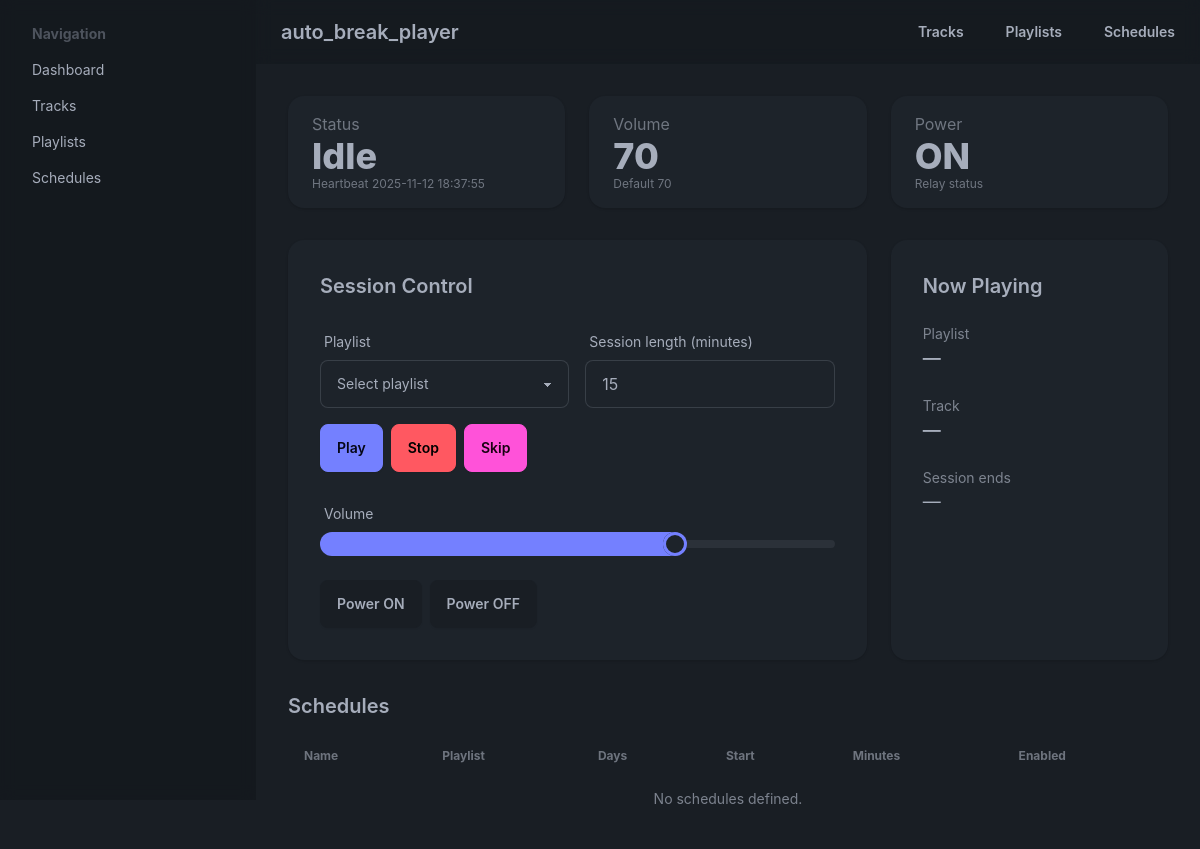
The page / on the database its author committed.
### models.py (models this page shows)
class Base(DeclarativeBase):
    pass

class State(Base):
    __tablename__ = "state"
    id: Mapped[int] = mapped_column(Integer, primary_key=True)
    status: Mapped[str] = mapped_column(String(20), default="idle", nullable=False)
    current_track_id: Mapped[Optional[int]] = mapped_column(ForeignKey("tracks.id"))
    playlist_id: Mapped[Optional[int]] = mapped_column(ForeignKey("playlists.id"))
    volume: Mapped[int] = mapped_column(Integer, default=70, nullable=False)
    session_end_at: Mapped[Optional[dt.datetime]] = mapped_column(DateTime)
    power_on: Mapped[bool] = mapped_column(Boolean, default=False, nullable=False)
    updated_at: Mapped[dt.datetime] = mapped_column(DateTime, default=func.now(), nullable=False)
    heartbeat_at: Mapped[dt.datetime] = mapped_column(DateTime, default=func.now(), nullable=False)

### app.py (the view)
@app.route("/")
def index() -> str:
    session = get_session()
    playlists = session.scalars(select(Playlist)).all()
    state = ensure_state_row(session)
    current_playlist = session.get(Playlist, state.playlist_id) if state.playlist_id else None
    current_track = session.get(Track, state.current_track_id) if state.current_track_id else None
    schedules = session.scalars(select(Schedule)).all()
    return render_template(
        "index.html",
        config=config,
        playlists=playlists,
        state=state,
        current_playlist=current_playlist,
        current_track=current_track,
        schedules=schedules,
    )

### app.py (called while the page is built)
def get_session():
    from flask import g
    if "db" not in g:
        g.db = SessionLocal()
    return g.db

@app.teardown_appcontext
def shutdown_session(exception=None):  # pragma: no cover - cleanup
    from flask import g
    session = g.pop("db", None)
    if session is not None:
        session.close()

@app.before_request
def ensure_state():  # pragma: no cover - trivial
    session = get_session()
    ensure_state_row(session)

### models.py (called while the page is built)
def ensure_state_row(session: Session) -> State:
    state = session.get(State, 1)
    if not state:
        state = State(id=1)
        session.add(state)
        session.commit()
    return state

### templates/index.html (shortened to what this page needs)
{% extends "layout.html" %}
{% block content %}
<section class="grid gap-6 lg:grid-cols-3">
  <div class="stats shadow bg-base-100 col-span-1">
    <div class="stat">
      <div class="stat-title">Status</div>
      <div class="stat-value" id="status-text">{{ state.status|capitalize }}</div>
      <div class="stat-desc">Heartbeat {{ state.heartbeat_at or '—' }}</div>
    </div>
  </div>
  <div class="stats shadow bg-base-100 col-span-1">
    <div class="stat">
      <div class="stat-title">Volume</div>
      <div class="stat-value" id="volume-value">{{ state.volume }}</div>
      <div class="stat-desc">Default {{ config.volume_default }}</div>
    </div>
  </div>
  <div class="stats shadow bg-base-100 col-span-1">
    <div class="stat">
      <div class="stat-title">Power</div>
      <div class="stat-value" id="power-value">{{ 'ON' if state.power_on else 'OFF' }}</div>
      <div class="stat-desc">Relay status</div>
    </div>
  </div>
</section>
<section class="mt-8 grid gap-6 lg:grid-cols-3">
  <div class="card bg-base-100 shadow col-span-2">
    <div class="card-body space-y-4">
      <h2 class="card-title">Session Control</h2>
      <form id="play-form" class="grid gap-4 md:grid-cols-2">
        <label class="form-control w-full">
          <div class="label"><span class="label-text">Playlist</span></div>
          <select name="playlist_id" class="select select-bordered" required>
            <option value="" disabled selected>Select playlist</option>
          </select>
        </label>
        <label class="form-control w-full">
          <div class="label"><span class="label-text">Session length (minutes)</span></div>
          <input type="number" name="minutes" min="1" class="input input-bordered" value="{{ config.session_default_minutes }}" />
        </label>
        <div class="md:col-span-2 flex flex-wrap gap-2">
          <button class="btn btn-primary" type="submit">Play</button>
          <button class="btn btn-error" data-action="stop" type="button">Stop</button>
          <button class="btn btn-secondary" data-action="skip" type="button">Skip</button>
        </div>
      </form>
      <div>
        <label class="form-control">
          <div class="label"><span class="label-text">Volume</span></div>
          <input
            id="volume-slider"
            type="range"
            min="0"
            max="100"
            value="{{ state.volume }}"
            class="range range-primary"
          />
        </label>
      </div>
      <div class="flex gap-2">
        <button class="btn" data-power="on">Power ON</button>
        <button class="btn" data-power="off">Power OFF</button>
      </div>
    </div>
  </div>
  <div class="card bg-base-100 shadow">
    <div class="card-body space-y-4">
      <h2 class="card-title">Now Playing</h2>
      <div>
        <p class="text-sm opacity-70">Playlist</p>
        <p class="text-lg font-semibold">{{ current_playlist.name if current_playlist else '—' }}</p>
      </div>
      <div>
        <p class="text-sm opacity-70">Track</p>
        <p class="text-lg font-semibold">{{ current_track.orig_filename if current_track else '—' }}</p>
      </div>
      <div>
        <p class="text-sm opacity-70">Session ends</p>
        <p class="text-lg" id="session-end">{{ state.session_end_at or '—' }}</p>
      </div>
    </div>
  </div>
</section>
<section class="mt-8">
  <h2 class="text-xl font-semibold mb-4">Schedules</h2>
  <div class="overflow-x-auto">
    <table class="table table-zebra">
      <thead>
        <tr>
          <th>Name</th>
          <th>Playlist</th>
          <th>Days</th>
          <th>Start</th>
          <th>Minutes</th>
          <th>Enabled</th>
        </tr>
      </thead>
      <tbody>
        {% for schedule in schedules %}
          <tr>
            <td>{{ schedule.name }}</td>
            <td>{{ schedule.playlist.name if schedule.playlist else '—' }}</td>
            <td>{{ schedule.days }}</td>
            <td>{{ schedule.start_time }}</td>
            <td>{{ schedule.session_minutes }}</td>
            <td>
              <form method="post" action="{{ url_for('toggle_schedule', schedule_id=schedule.id) }}">
                <button class="btn btn-xs {{ 'btn-success' if schedule.enabled else 'btn-outline' }}" type="submit">
                  {{ 'Enabled' if schedule.enabled else 'Disabled' }}
                </button>
              </form>
            </td>
          </tr>
        {% else %}
          <tr>
            <td colspan="6" class="text-center opacity-70">No schedules defined.</td>
          </tr>
        {% endfor %}
      </tbody>
    </table>
  </div>
</section>
{% endblock %}

### templates/layout.html (style rules this page uses)
body { font-family: "Inter", sans-serif; }

### rows shown on the page
State: status "Idle", heartbeat_at "2025-11-12 18:37:55", volume "70", power_on "ON", session_end_at "—"

### other values the page prints
{{ config.volume_default }} "70"
{{ current_playlist.name if current_playlist else '—' }} "—"
{{ current_track.orig_filename if current_track else '—' }} "—"
